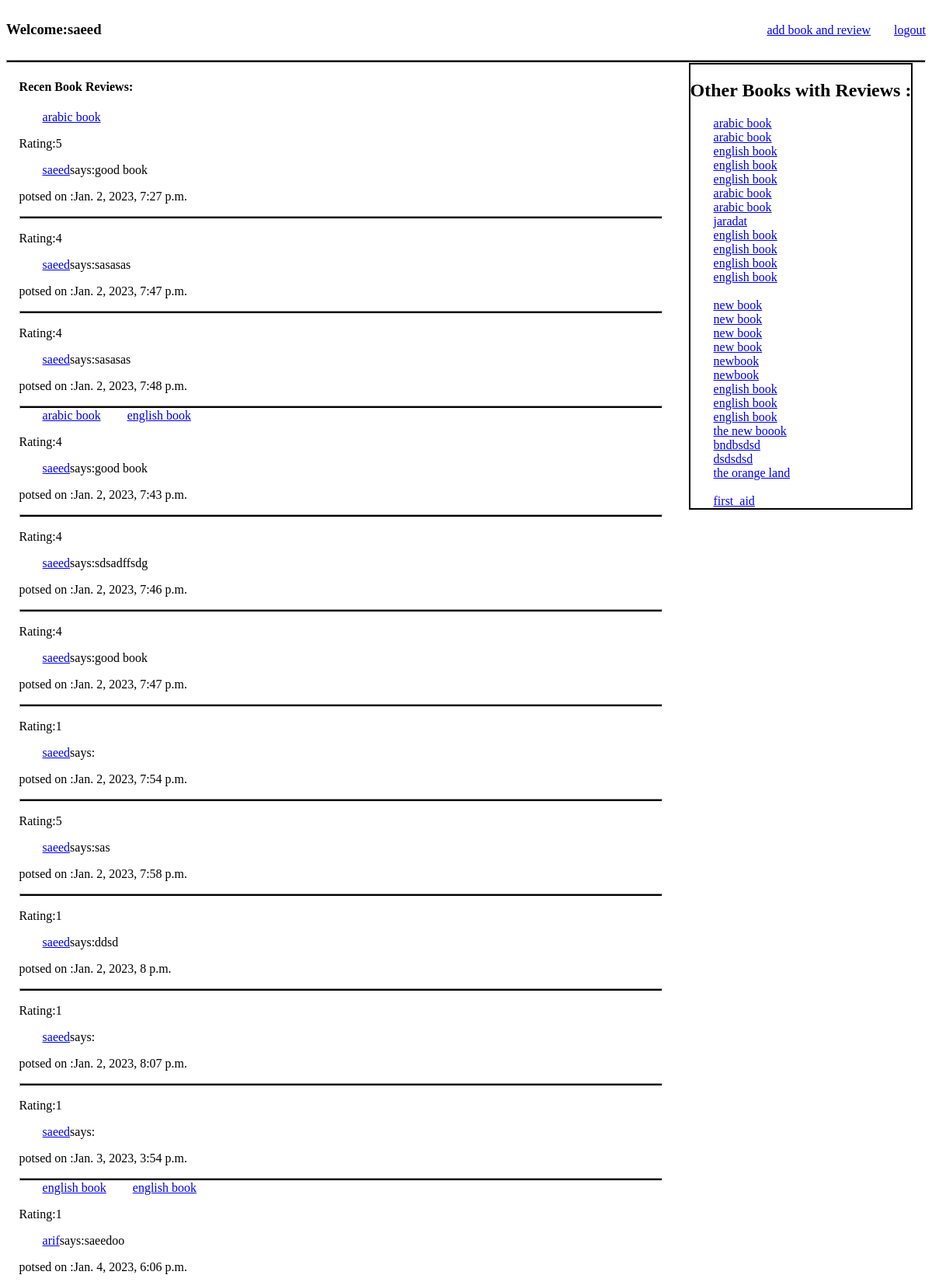
Screenshot of /books (signed in, upper part) with the database file from the repository.
### App1/models.py (models this page shows)
class User(models.Model):
    name = models.CharField(max_length=255)
    alias = models.CharField(max_length=255)
    email = models.CharField(max_length=255)
    password = models.CharField(max_length=255)
    confirmpw=models.CharField(max_length=255)
    created_at=models.DateTimeField(auto_now_add=True)
    update_at = models.DateTimeField(auto_now=True)
    objects=UserManager()

class Book(models.Model):
    book_title = models.CharField(max_length=255)
    author = models.ForeignKey(Author , related_name="books" , on_delete=models.DO_NOTHING)
    created_at=models.DateTimeField(auto_now_add=True)
    update_at = models.DateTimeField(auto_now=True)
    objects = UserManager()

class Review(models.Model):
    content = models.TextField()
    rating = models.CharField(max_length=255)
    user = models.ForeignKey(User, related_name="reviews" , on_delete=models.CASCADE)
    book = models.ForeignKey(Book, related_name="reviews" , on_delete=models.CASCADE)
    created_at=models.DateTimeField(auto_now_add=True)
    update_at = models.DateTimeField(auto_now=True)

### App1/views.py (the view)
# urls.py: path('books',views.books),
def books(request):
    context={
        'user':models.users(request),
        'books':models.get_all_book(),
    }
    return render (request,'books.html',context)

### App1/models.py (called while the page is built)
def users(request):
    id=request.session['userid']
    return User.objects.get(id=id)

def get_all_book():
    return Book.objects.all()

### App1/templates/books.html (shortened to what this page needs)
<!DOCTYPE html>
<html lang="en">
<head>
</head>
<body>
    <div class="header_container">
        <div class="header">
            <h3>Welcome:{{user.name}}</h3>
            <div class="links">
                <a href="/addBook">add book and review</a>
                <a href="/">logout</a>
            </div>
        </div>
    </div>
    <hr>
    <div class="container">
        <div class="Recent_books">
            <h4>Recen Book Reviews:</h4>
            {%for book in books%}
            <a href="books/{{book.id}}">{{book.book_title}}</a>
            {% for review in book.reviews.all %}
            <p>Rating:{{review.rating}}</p>
            <p><a href="/users/{{review.user.id}}">{{review.user.name}}</a>says:{{review.content}}</p>
            <p class="first">potsed on :{{review.created_at}}</p>
            <hr>
            {%endfor%}
            {%endfor%}
        </div>
        <div class="all_books_reviews">
            <h2>Other Books with Reviews :</h2>
            <div class="books_link">
                {% for book in books %}
                <a href="/books/{{book.id}}">{{book.book_title}}</a><br>
            {% endfor %}
            </div>
        </div>
    </div>
</body>
</html>

### App1/templates/books.html (style rules this page uses)
.container { margin-left: auto; margin-right: auto; display: flex; justify-content:space-around }
.header { display: flex; justify-content:space-between; align-items: baseline; }
.links { display: flex; justify-content: space-between; }
a { margin-left: 30px; }
hr { background-color: black; margin:10px auto 0px; height: 2px; }
.Recent_books { width: 70%; }
.all_books_reviews { align-self:flex-start; border: 2px solid black; }

### rows the page displays
User: name "saeed"
Book: book_title "arabic book"
Review: rating "5", user.name "saeed", content "good book", created_at "Jan. 2, 2023, 7:27 p.m."
Review: rating "4", user.name "saeed", content "sasasas", created_at "Jan. 2, 2023, 7:47 p.m."
Review: rating "4", user.name "saeed", content "sasasas", created_at "Jan. 2, 2023, 7:48 p.m."
Book: book_title "arabic book"
Book: book_title "english book"
Review: rating "4", user.name "saeed", content "good book", created_at "Jan. 2, 2023, 7:43 p.m."
Review: rating "4", user.name "saeed", content "sdsadffsdg", created_at "Jan. 2, 2023, 7:46 p.m."
Review: rating "4", user.name "saeed", content "good book", created_at "Jan. 2, 2023, 7:47 p.m."
Review: rating "1", user.name "saeed", created_at "Jan. 2, 2023, 7:54 p.m."
Review: rating "5", user.name "saeed", content "sas", created_at "Jan. 2, 2023, 7:58 p.m."
Review: rating "1", user.name "saeed", content "ddsd", created_at "Jan. 2, 2023, 8 p.m."
Review: rating "1", user.name "saeed", created_at "Jan. 2, 2023, 8:07 p.m."
Review: rating "1", user.name "saeed", created_at "Jan. 3, 2023, 3:54 p.m."
Book: book_title "english book"
Book: book_title "english book"
Review: rating "1", user.name "arif", content "saeedoo", created_at "Jan. 4, 2023, 6:06 p.m."
Book: book_title "arabic book"
Book: book_title "arabic book"
Book: book_title "jaradat"
Book: book_title "english book"
Book: book_title "english book"
Book: book_title "english book"
Book: book_title "english book"
Book: book_title "new book"
Book: book_title "new book"
Book: book_title "new book"
Book: book_title "new book"
Book: book_title "newbook"
Book: book_title "newbook"
Book: book_title "english book"
Book: book_title "english book"
Book: book_title "english book"
Book: book_title "the new boook"
Book: book_title "bndbsdsd"
Book: book_title "dsdsdsd"
Book: book_title "the orange land"
Book: book_title "first_aid"
